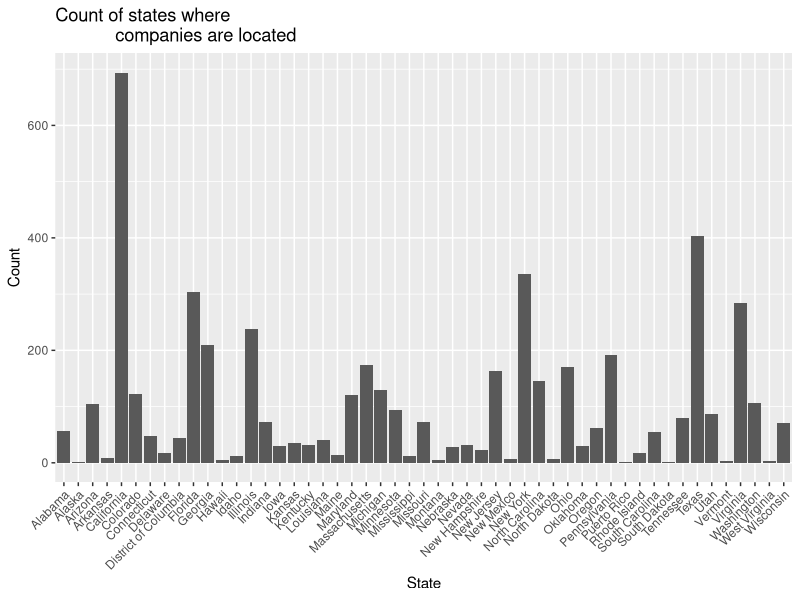
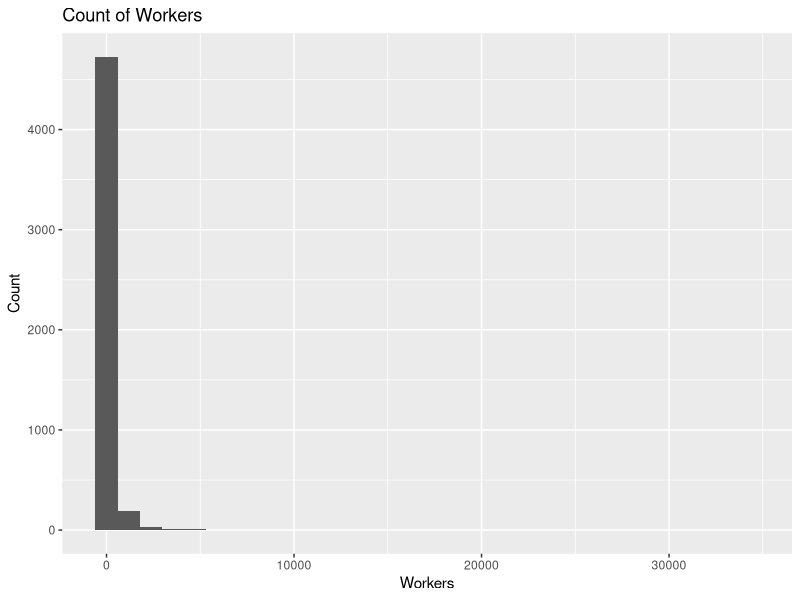
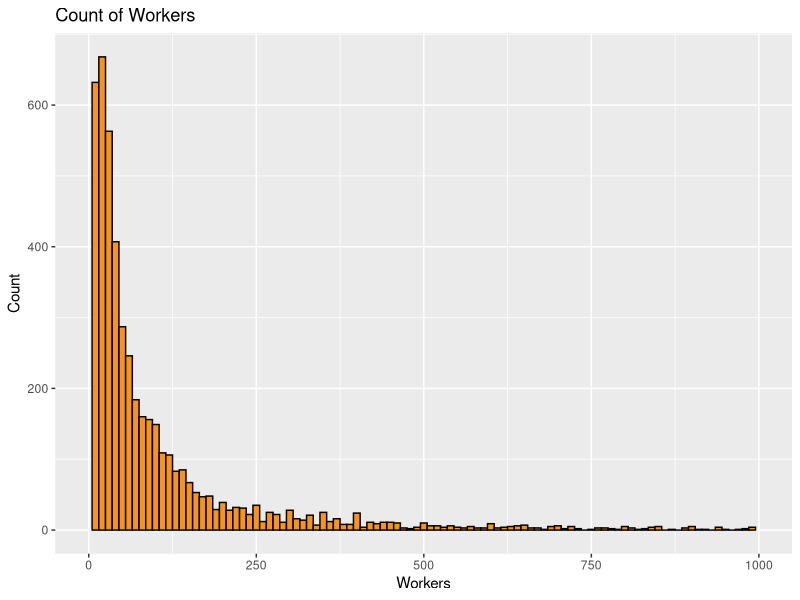
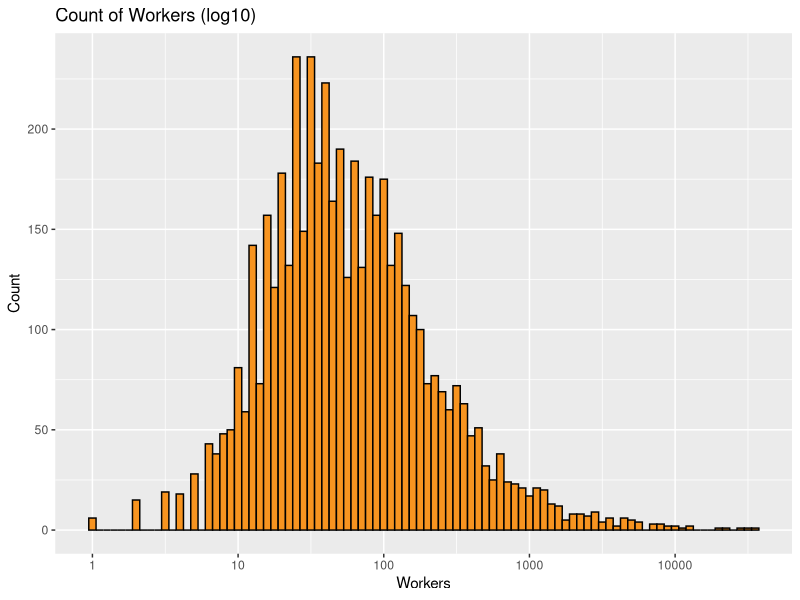
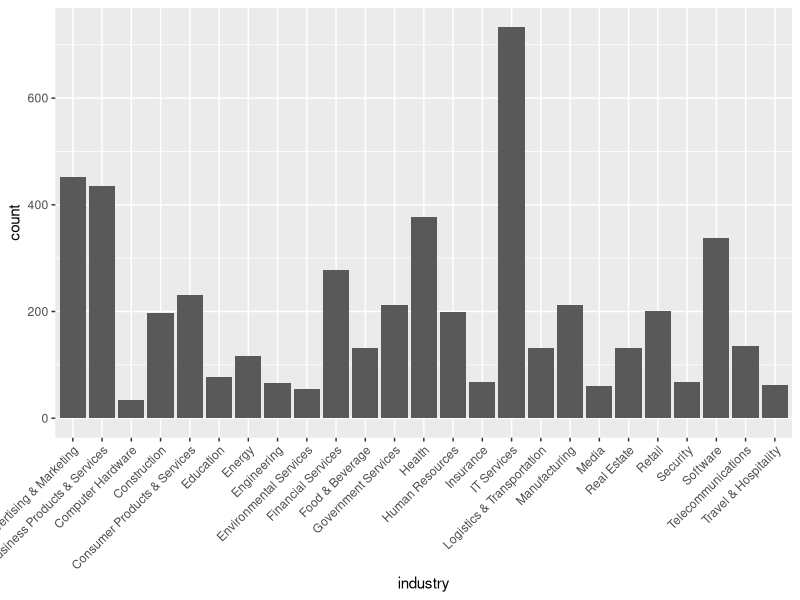
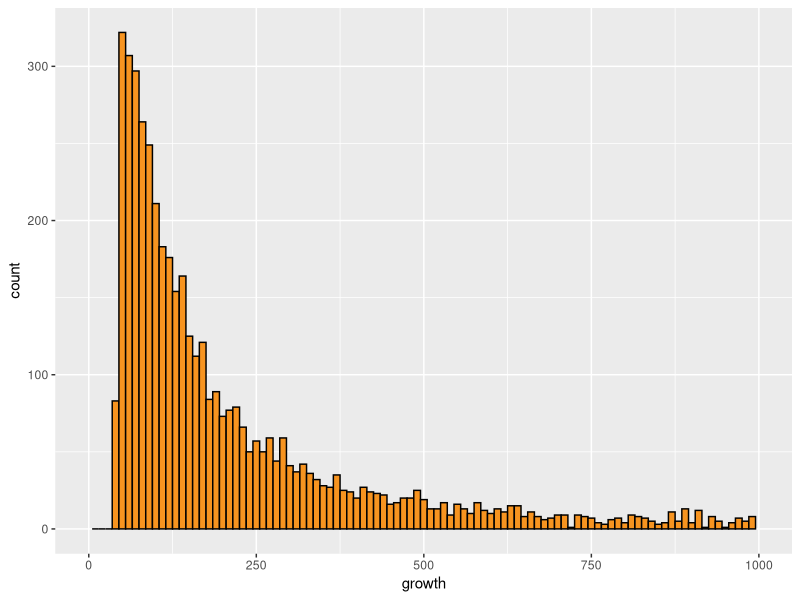
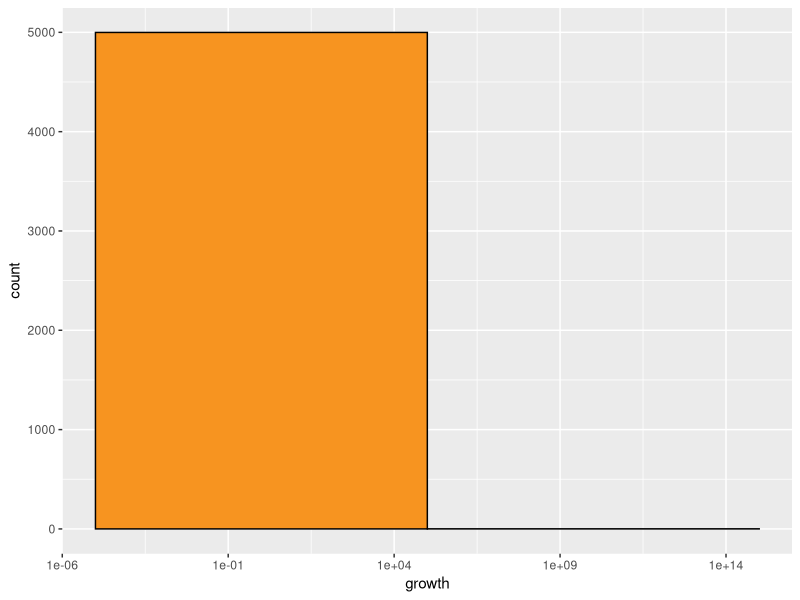
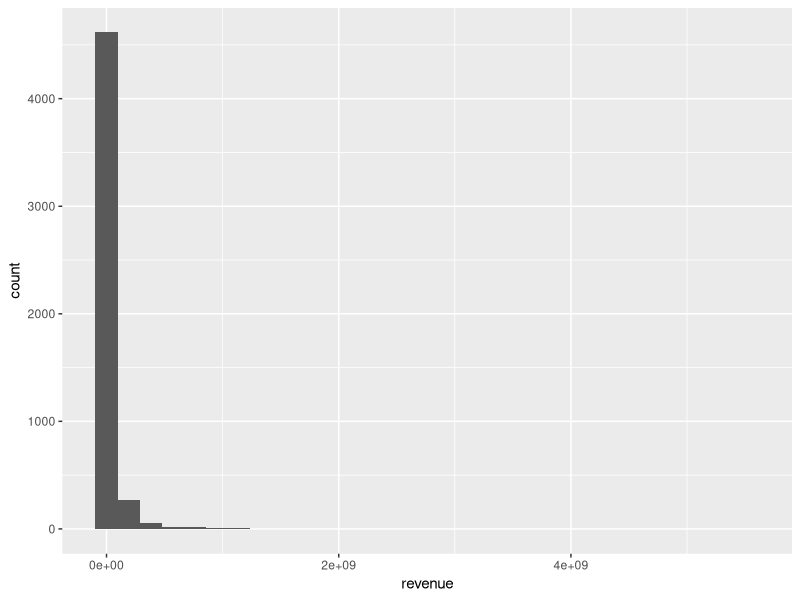

Generate these figures, in order, with R:
## ---- chunk 1
# Load all of the packages that you end up using
# in your analysis in this code chunk.

# Notice that the parameter "echo" was set to FALSE for this code chunk.
# This prevents the code from displaying in the knitted HTML output.
# You should set echo=FALSE for all code chunks in your file.

library(ggplot2)
## ---- chunk 2
# Load the Data into "com" (abbreviation of company)
# See WrangleInc5000.py for python code that cleaned and
# subsetted original CSV before importing to R

getwd()
setwd("/Users/horsepower/Dropbox/Udacity/NanoDA/EDAwithR/Project3/")
com <- read.csv("Inc5000_Companies_2014_subset.csv")
# Rename the first column with a null variable name to "rowNum"
names(com)[names(com) == 'X'] <- 'rowNum'
## ---- chunk 3
names(com)
## ---- chunk 4
dim(com)
## ---- chunk 5
str(com)
# Change rank to ordered factor since the variable 
# is categorical and order matters
com$rank <- as.ordered(com$rank)
## ---- chunk 6
levels(com$state_l)
levels(com$industry)

## ---- chunk 7
summary(com)
## ---- chunk 8
ggplot(data = com, aes(x = state_l)) +
    geom_bar() +
    xlab("State") + 
    ylab("Count") +
    # densely packed x axis labels need spacing
    theme(axis.text.x = element_text(angle = 45, 
                                     hjust = 1)) +
    ggtitle("Count of states where 
            companies are located")

## ---- chunk 9
ggplot(data = com, aes(x = workers)) +
    geom_histogram() +
    xlab("Workers") + 
    ylab("Count") +
    ggtitle("Count of Workers")
## ---- chunk 10
ggplot(data = com, aes(x = workers)) +
    geom_histogram(binwidth = 10, 
                   color = 'black', fill = '#F79420') +
    # cut out some outliers
    xlim(0, 1000) +
    xlab("Workers") + 
    ylab("Count") +
    ggtitle("Count of Workers")

## ---- chunk 11
ggplot(data = com, aes(x = workers)) +
    geom_histogram(binwidth = .05,
                   color = 'black', fill = '#F79420') +
    scale_x_log10() +
    xlab("Workers") + 
    ylab("Count") +
    ggtitle("Count of Workers (log10)")

summary(com$workers)

## ---- chunk 12
ggplot(data = com, aes(x = industry)) +
    geom_bar() +
    theme(axis.text.x = element_text(angle = 45, 
                                     hjust = 1))
## ---- chunk 13
ggplot(data = com, aes(x = growth)) +
    geom_histogram(binwidth = 10,
                   color = 'black', fill = '#F79420') +
    scale_x_continuous(limits = c(0, 1000))

ggplot(data = com, aes(x = growth)) +
    geom_histogram(binwidth = 10,
                   color = 'black', fill = '#F79420') +
    scale_x_log10()

summary(com$growth)
## ---- chunk 14
ggplot(data = com, aes(x = revenue)) +
    geom_histogram()

ggplot(data = com, aes(x = revenue)) +
    geom_histogram(binwidth = 30,
                   color = 'black', fill = '#F79420')
## ---- chunk 15

## ---- chunk 16

## ---- chunk 17

## ---- chunk 18

## ---- chunk 19

## ---- chunk 20

